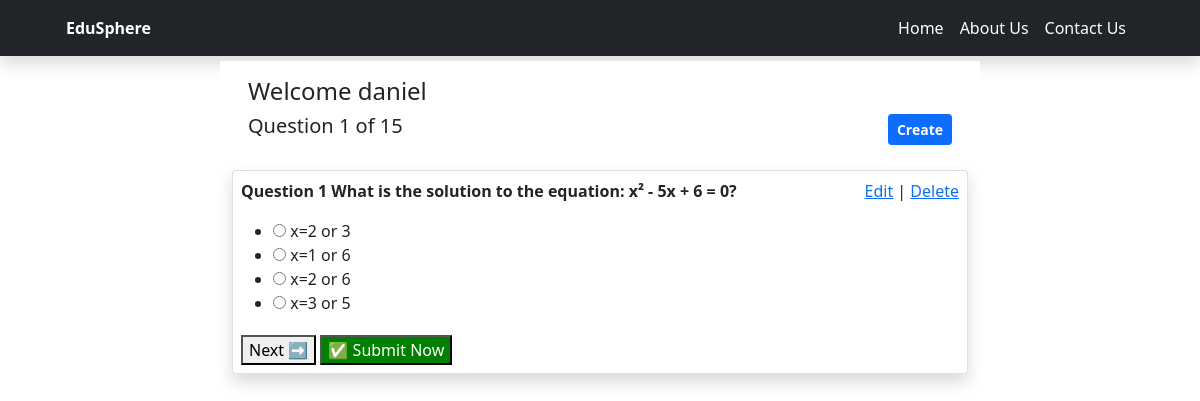
The app's page /exam/1/question/1/ (signed in) with its own data.
### shop/models.py (models this page shows, shortened)
class CustomUser(AbstractUser):
    occupation = models.CharField(max_length=10, choices=[('teacher', 'Teacher'), ('student', 'Student')])
    school = models.CharField(max_length=100, choices=[('general_hassan', 'General Hassan'), ('queen_hope', 'Queen Hope')])
    gender = models.CharField(max_length=6, choices=[('male', 'Male'), ('female', 'Female')])

class Question(models.Model):
    exam = models.ForeignKey(Exam, on_delete=models.CASCADE)
    text = models.TextField()
    option_a = models.CharField(max_length=100)
    option_b = models.CharField(max_length=100)
    option_c = models.CharField(max_length=100)
    option_d = models.CharField(max_length=100)
    correct_option = models.CharField(max_length=1, choices=[('A', 'A'), ('B', 'B'), ('C', 'C'), ('D', 'D')])

### shop/views.py (the view, shortened to what this page needs)
# urls.py: path('exam/<int:exam_id>/question/<int:question_number>/', views.exam_questions, name='exam_questions'),
@login_required(login_url='login')
def exam_questions(request, exam_id, question_number):
    exam = get_object_or_404(Exam, id=exam_id)
    attempt_id = request.session.get('attempt_id')
    questions = exam.question_set.all()
    total = questions.count()
    if request.user.is_staff:
        question = questions[question_number - 1]
        return render(request, 'question.html', {
            'exam': exam,
            'question': question,
            'current': question_number,
            'total': total,
            'is_staff': True
        })

### shop/templates/question.html (shortened to what this page needs)
{% load static %}
<!DOCTYPE html>
<html lang="en">
<head>
  <link rel="stylesheet" href="{% static 'bootstrap 5/css/bootstrap.min.css' %}">
</head>
<body>
<div class="navbar-dark bg-dark shadow ">
        <div class="container">
            <div class="row">
                    <div class="col-md-12">
                        <nav class="navbar navbar-expand-lg">
                        <div class="container-fluid">
            <a class="navbar-band fw-bold text-decoration-none text-white Edusphere" href="">EduSphere</a>
            <div class="collapse navbar-collapse" id="navbarSupportedContent">
            <ul class="navbar-nav ms-auto mb-2 mb-lg-0 ">
                <li class="nav-item">
                    <a class="nav-link active text-white" href="{% url 'home' %}">Home</a>
                </li>
                <li class="nav-item">
                    <a class="nav-link active text-white" href="{% url 'about' %}">About Us</a>
                </li>
                <li class="nav-item">
                    <a class="nav-link active text-white" href="{% url 'contact' %}">Contact Us</a>
                </li>
            </div>
        </div>
                            </nav>
                    </div>
                </div>
            </div>
    </div>
  <div class="container">
            <div class="row" style="margin-top: 5px;">
                <div class="col-md-2 col-lg-2 col-xl-2"></div>
                <div class="col-md-8 col-lg-8 col-xl-8 bg-white">
                    <div class="p-3">
                        <div>
                            <h4>Welcome {{ user.username}}</h4>
                        </div>
                    <div class="d-flex justify-content-between mb-2">
                        <div>
                            <h5>Question {{ current }} of {{ total }}</h5>
                        </div>
                        <div>
                            {% if user.is_authenticated and user.is_staff %}
                                <a href="{% url 'add_question' exam.id %}">
                                    <button class="btn btn-sm btn-primary fw-bold"> Create</button>
                                </a>
                            {% endif %}
                        </div>
                    </div>
                </div>
                <div class="d-grid gap-2">
                    <div class="card p-2 shadow">
                        <div class="d-flex justify-content-between">
                            <div>
                                  <form method="post">
                                    <p><strong>{{ question.text }}</strong></p>
                                    <ul>
                                      <li><label><input type="radio" name="selected_option" value="A" {% if prev_selected == "A" %}checked{% endif %}> {{ question.option_a }}</label></li>
                                      <li><label><input type="radio" name="selected_option" value="B" {% if prev_selected == "B" %}checked{% endif %}> {{ question.option_b }}</label></li>
                                      <li><label><input type="radio" name="selected_option" value="C" {% if prev_selected == "C" %}checked{% endif %}> {{ question.option_c }}</label></li>
                                      <li><label><input type="radio" name="selected_option" value="D" {% if prev_selected == "D" %}checked{% endif %}> {{ question.option_d }}</label></li>
                                    </ul>
                                    <div style="margin-top: 20px;">
                                        {% if current < total %}
                                            <button type="submit" name="next">Next ➡</button>
                                        {% else %}
                                            <button type="submit" name="submit">Finish ➡</button>
                                        {% endif %}
                                        <button type="submit" name="submit" style="background: green; color: white;">✅ Submit Now</button>
                                    </div>
                                  </form>
                            </div>
                            <div>
                                {% if user.is_authenticated and user.is_staff %}
                                <a href="{% url 'edit_question' question.id %}">Edit</a> | <a href="{% url 'delete_question' question.id %}" >Delete</a>
                                {% endif %}
                            </div>
                        </div>
                    </div>
                </div>
            </div>
        </div>
    </div>
</body>
</html>

### records on screen
CustomUser: username "daniel"
Question: text "Question 1 What is the solution to the equation: x² - 5x + 6 = 0?", option_a "x=2 or 3", option_b "x=1 or 6", option_c "x=2 or 6", option_d "x=3 or 5"

### other values on screen
{{ current }} "1"
{{ total }} "15"
